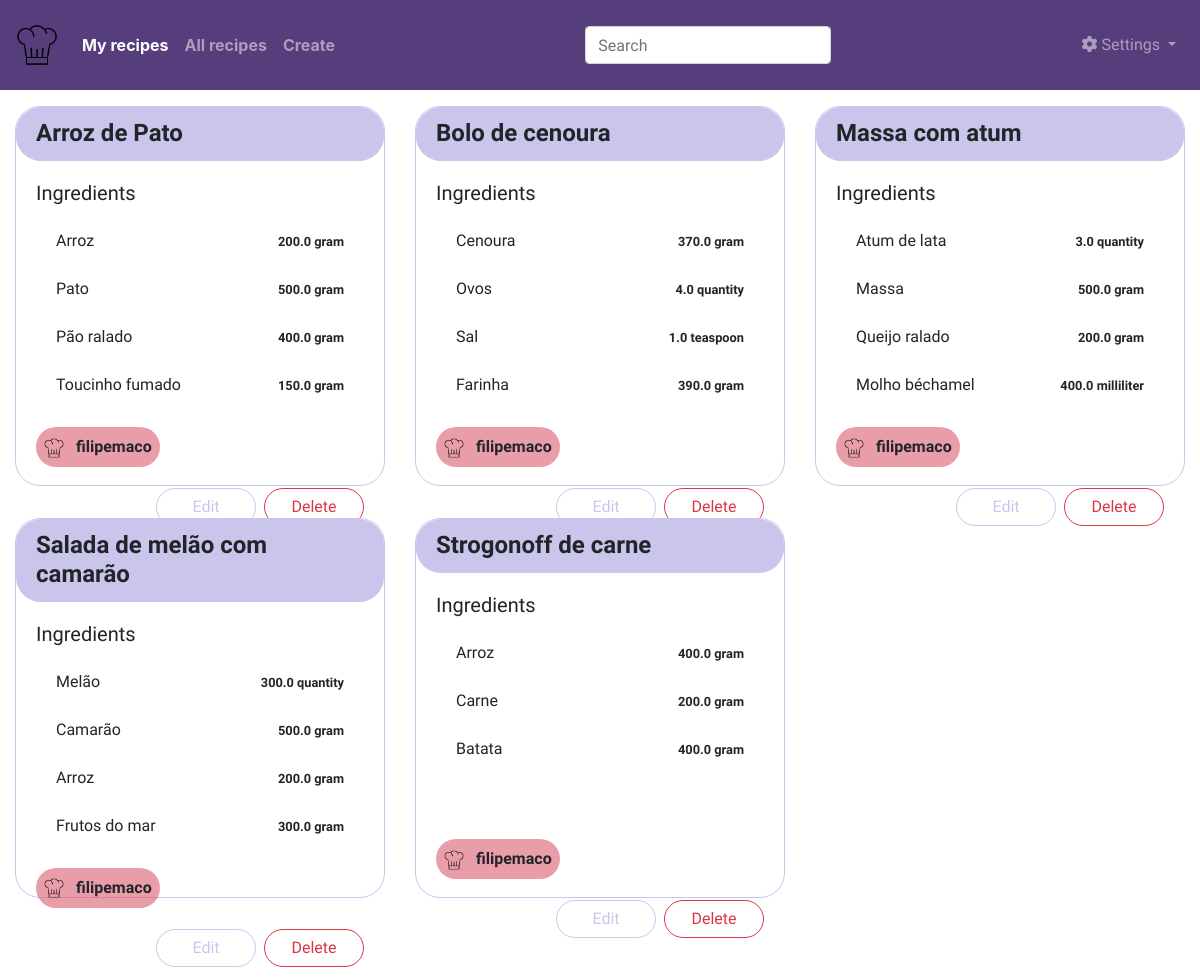
/main/my_recipes (signed in), run on the app's committed database.
### app/models.py (models this page shows, shortened)
class SearchableMixin(object):
    @classmethod
    def before_commit(cls, session):
        session._changes = {
            'add': list(session.new),
            'update': list(session.dirty),
            'delete': list(session.deleted)
        }
    @classmethod
    def after_commit(cls, session):
        for obj in session._changes['add']:
            if isinstance(obj, SearchableMixin):
                add_to_index(obj.__tablename__, obj)
        for obj in session._changes['update']:
            if isinstance(obj, SearchableMixin):
                add_to_index(obj.__tablename__, obj)
        for obj in session._changes['delete']:
            if isinstance(obj, SearchableMixin):
                remove_from_index(obj.__tablename__, obj)
        session._changes = None

class Recipe(SearchableMixin, db.Model):
    __searchable__ = ['name']
    id = db.Column(db.Integer, primary_key=True)
    name = db.Column(db.String(140))
    user_id = db.Column(db.Integer, db.ForeignKey('user.id'))
    quantity = db.relationship('Quantity', backref='recipe', lazy=True, passive_deletes=True)

class Quantity(db.Model):
    id = db.Column(db.Integer, primary_key=True)
    value = db.Column(db.Float, nullable=False, default=0)
    ingredient_name = db.Column(db.String(140))
    recipe_id = db.Column(
        db.Integer,
        db.ForeignKey('recipe.id', ondelete='CASCADE'),
        nullable=False)
    unit_type = db.Column(
        db.Enum(UnitTypesEnum),
        nullable=True
    )

class User(UserMixin, db.Model):
    id = db.Column(db.Integer, primary_key=True)
    username = db.Column(db.String(64), index=True, unique=True)
    email = db.Column(db.String(120), index=True, unique=True)
    password_hash = db.Column(db.String(128))
    recipes = db.relationship('Recipe', backref='author', lazy='dynamic')
    about_me = db.Column(db.String(140))
    last_seen = db.Column(db.DateTime, default=datetime.utcnow)

### app/main/routes.py (the view)
@bp.route('', methods=['GET'])
@bp.route('/my_recipes', methods=['GET'])
@login_required
def my_recipes():
    recipes = Recipe.query.filter_by(author=current_user).order_by(Recipe.name).all()
    return render_template(
        'recipes.html',
        recipes=recipes,
        my_recipes=True,
        recipe_url="main:my_recipes"
    )

### app/main/forms.py
class SearchForm(FlaskForm):
    q = StringField('Search', validators=[DataRequired()])
    def __init__(self, *args, **kwargs):
        if 'formdata' not in kwargs:
            kwargs['formdata'] = request.args
        if 'csrf_enabled' not in kwargs:
            kwargs['csrf_enabled'] = False
        super(SearchForm, self).__init__(*args, **kwargs)

### app/__init__.py (called while the page is built)
def create_app(config_class=Config):
    app = Flask(__name__)
    app.config.from_object(config_class)
    db.init_app(app)
    migrate.init_app(app, db)
    login.init_app(app)
    bootstrap.init_app(app)
    app.elasticsearch = Elasticsearch([app.config['ELASTICSEARCH_URL']]) if app.config['ELASTICSEARCH_URL'] else None
    from app.errors import bp as errors_bp
    app.register_blueprint(errors_bp)
    from app.auth import bp as auth_bp
    app.register_blueprint(auth_bp, url_prefix='/auth')
    from app.main import bp as main_bp
    app.register_blueprint(main_bp, url_prefix='/main')
    app.register_blueprint(main_bp, url_prefix='/')
    def remove_unit_type(s):
        return str(s)[14:]
    app.jinja_env.filters['remove_unit_type'] = remove_unit_type
    return app

### app/main/routes.py (called while the page is built)
@bp.before_request
def before_request():
    if current_user.is_authenticated:
        current_user.last_seen = datetime.utcnow()
        db.session.commit()
        g.search_form = SearchForm()

### app/models.py (called while the page is built)
@login.user_loader
def load_user(id):
    return User.query.get(int(id))

### app/templates/recipes.html (shortened to what this page needs)
{% extends "base.html" %}
{% import 'bootstrap/wtf.html' as wtf %}
{% block content %}
<div class="container-fluid">
    <div class="row">
        {% for recipe in recipes %}
        <div class="col-12 col-lg-6 col-xl-4">
            <div class="card mt-3 mb-3" style="height: 380px; border-color:#cac5ea; border-radius: 25px;">
                <h4 class="card-header" style="border-color:#cac5ea; border-radius: 25px; background-color: #cac5ea"><b>{{ recipe.name }}</b></h4>
                <div class="card-body">
                    <h5 class="card-title">Ingredients</h5>
                    <ul class="list-group list-group-flush" style="height: 200px; overflow-y: auto;">
                        {% for ingredient in recipe.quantity %}
                        <li class="list-group-item" style="border-style: none;">
                            {{ ingredient.ingredient_name }}
                            <span style="float: right;">
                                <small><b>{{ ingredient.value }} {{ ingredient.unit_type|remove_unit_type }}</b></small>
                            </span>
                        </li>
                        {% endfor %}
                    </ul>
                    <div class="vertical-align-content" style="float: left; height: 60px;">
                        <span class="p-2" style="border-radius: 25px; background-color:#d64d618c">
                            <img src="{{ url_for('static', filename='images/recipe.png') }}" width="20">
                            <span class="ml-2"> <b>{{ recipe.author.username }}</b></span>
                        </span>
                    </div>
                    {% if recipe.author.id == current_user.id %}
                        <div class="vertical-align-content" style="float: right; height: 60px;">
                            <a href="{{ url_for('main.edit_recipe', id=recipe.id) }}" class="btn btn-outline-info" style="border-radius: 25px; width: 100px;">
                                Edit
                            </a>
                        {% if my_recipes %}
                            <button class="btn btn-outline-danger ml-2" data-toggle="modal" data-target="#delete_recipe" style="border-radius: 25px; width: 100px;">
                                Delete
                            </button>
                        {% endif %}
                        </div>
                    {% endif %}
                </div>
            </div>
        </div>
        {% endfor %}
    </div>
</div>
{% endblock %}

### app/static/css/base.css (style rules this page uses)
body { font-family: 'Baloo 2', cursive; }
.vertical-align-content { display:flex; align-items:center; }
.btn-outline-info { color:#cac5ea; border-color: #cac5ea; }

### data on the page
Recipe: name "Arroz de Pato", author.username "filipemaco"
Quantity: ingredient_name "Arroz", value "200.0", unit_type|remove_unit_type "gram"
Quantity: ingredient_name "Pato", value "500.0", unit_type|remove_unit_type "gram"
Quantity: ingredient_name "Pão ralado", value "400.0", unit_type|remove_unit_type "gram"
Quantity: ingredient_name "Toucinho fumado", value "150.0", unit_type|remove_unit_type "gram"
Recipe: name "Bolo de cenoura", author.username "filipemaco"
Quantity: ingredient_name "Cenoura", value "370.0", unit_type|remove_unit_type "gram"
Quantity: ingredient_name "Ovos", value "4.0", unit_type|remove_unit_type "quantity"
Quantity: ingredient_name "Sal", value "1.0", unit_type|remove_unit_type "teaspoon"
Quantity: ingredient_name "Farinha", value "390.0", unit_type|remove_unit_type "gram"
Recipe: name "Massa com atum", author.username "filipemaco"
Quantity: ingredient_name "Atum de lata", value "3.0", unit_type|remove_unit_type "quantity"
Quantity: ingredient_name "Massa", value "500.0", unit_type|remove_unit_type "gram"
Quantity: ingredient_name "Queijo ralado", value "200.0", unit_type|remove_unit_type "gram"
Quantity: ingredient_name "Molho béchamel", value "400.0", unit_type|remove_unit_type "milliliter"
Recipe: name "Salada de melão com camarão", author.username "filipemaco"
Quantity: ingredient_name "Melão", value "300.0", unit_type|remove_unit_type "quantity"
Quantity: ingredient_name "Camarão", value "500.0", unit_type|remove_unit_type "gram"
Quantity: ingredient_name "Arroz", value "200.0", unit_type|remove_unit_type "gram"
Quantity: ingredient_name "Frutos do mar", value "300.0", unit_type|remove_unit_type "gram"
Recipe: name "Strogonoff de carne", author.username "filipemaco"
Quantity: ingredient_name "Arroz", value "400.0", unit_type|remove_unit_type "gram"
Quantity: ingredient_name "Carne", value "200.0", unit_type|remove_unit_type "gram"
Quantity: ingredient_name "Batata", value "400.0", unit_type|remove_unit_type "gram"
